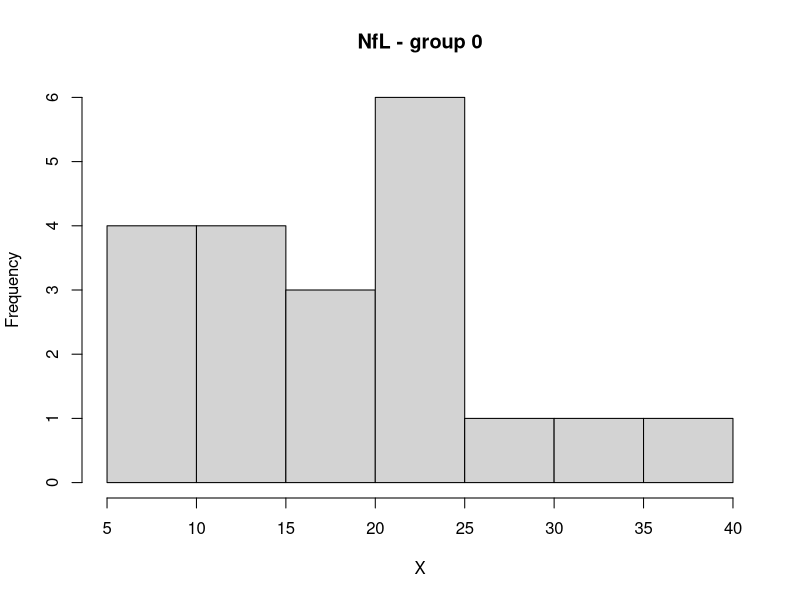
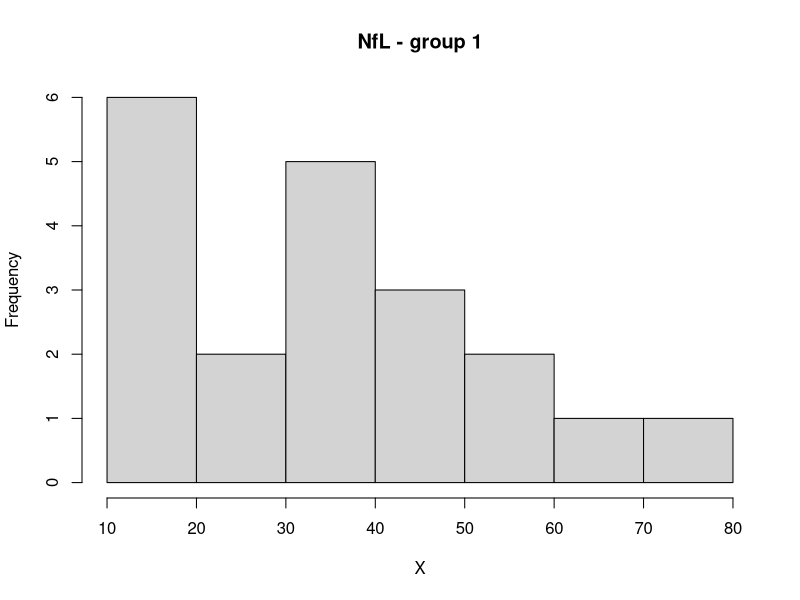
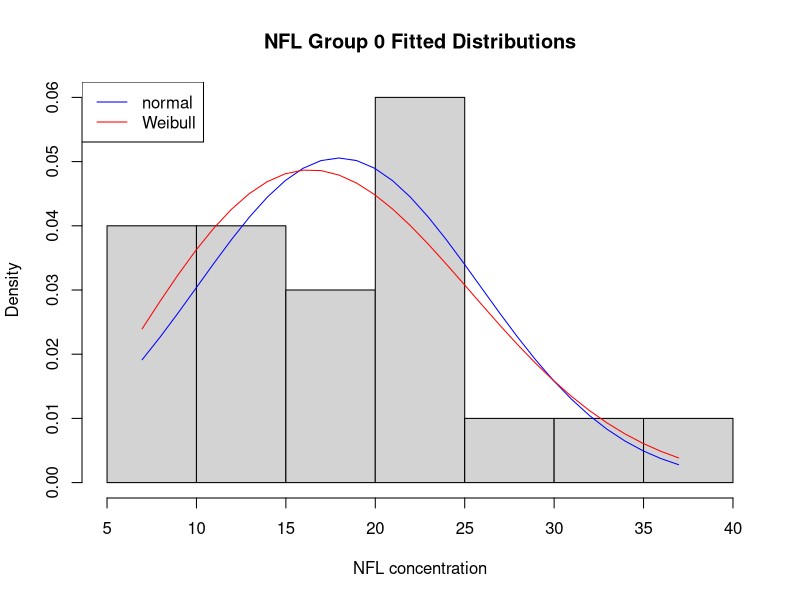
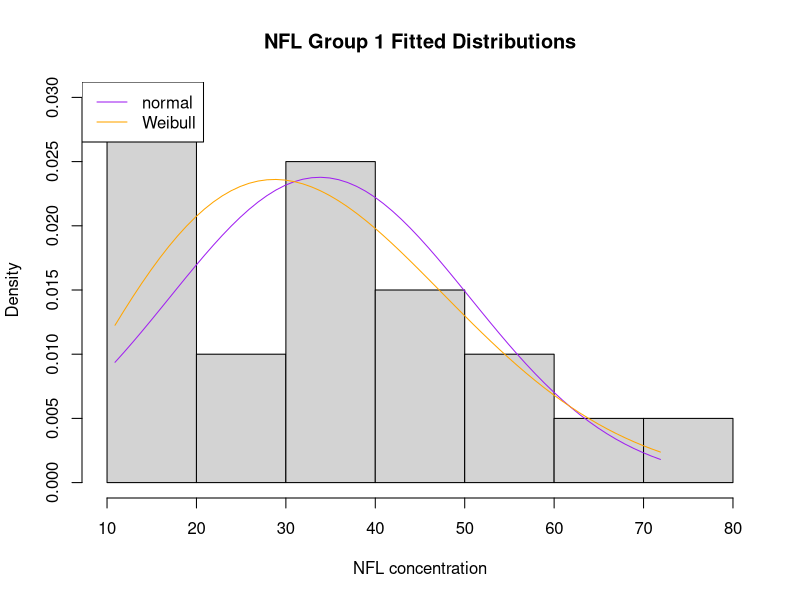
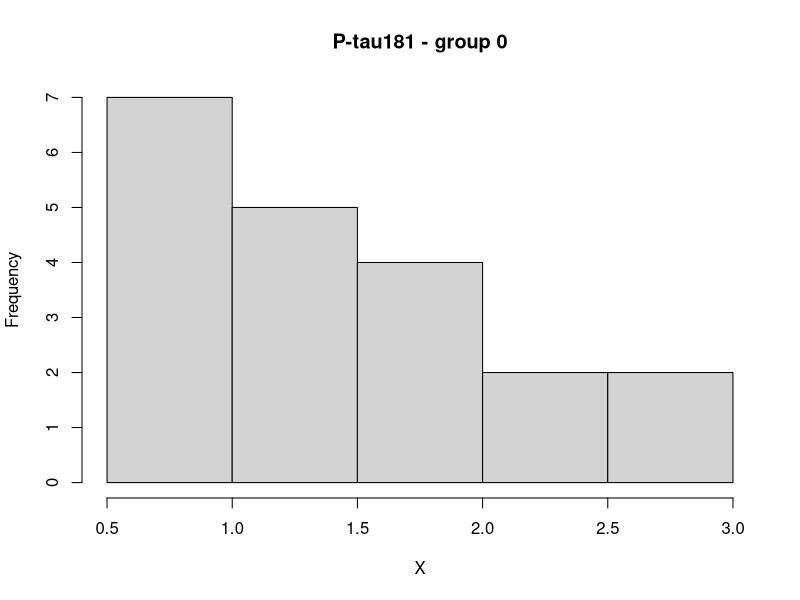
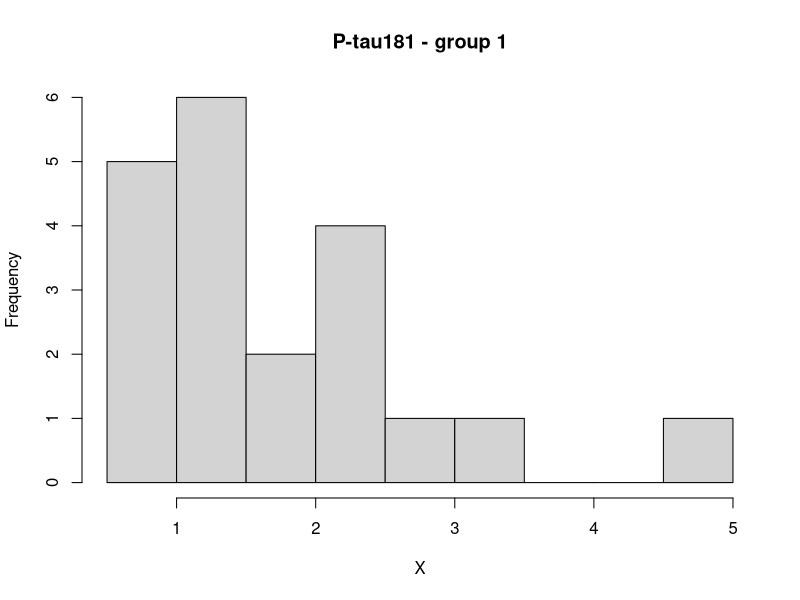
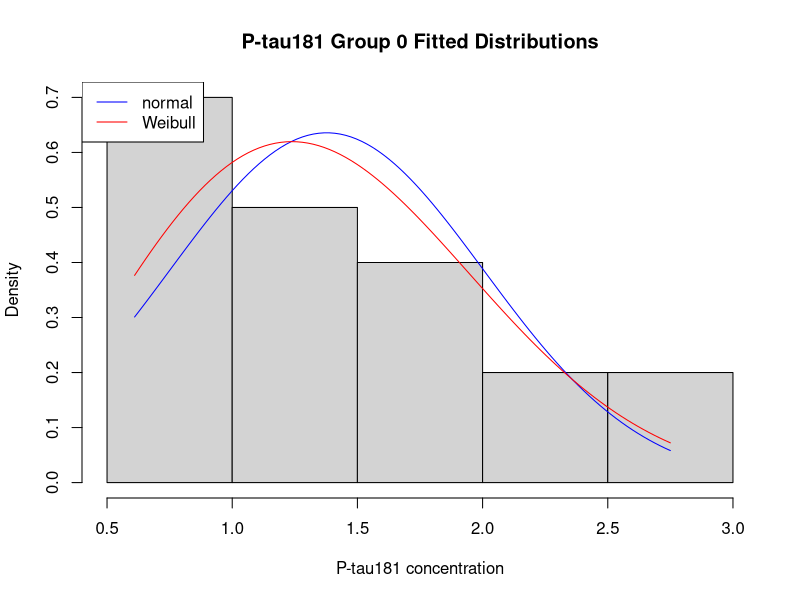
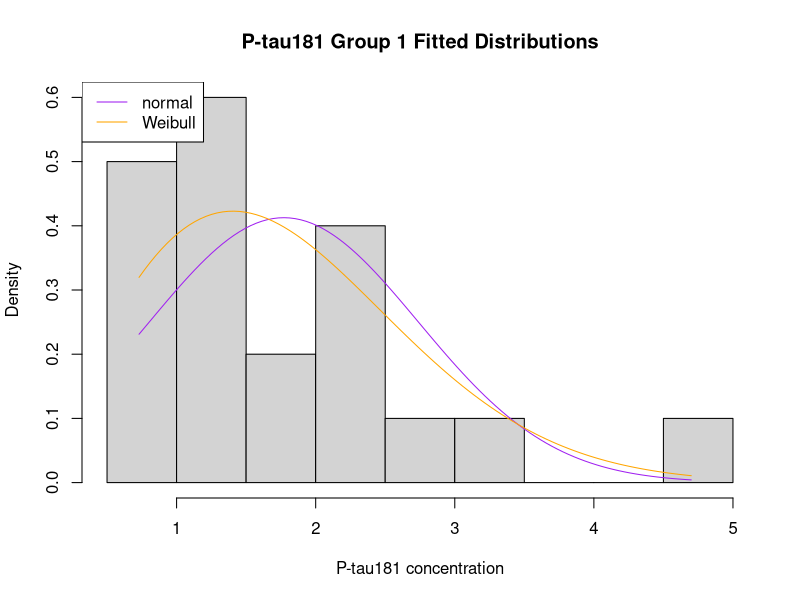

Recreate these plots in R, in order.
# Install packages
install.packages("tidyverse")
install.packages("car")
install.packages("ggplot2")
install.packages("fitdistrplus")

# Import packages
library(readr)
library(car)
library(dplyr)
library(MASS)
library(tidyverse)
library(ggplot2)
library(fitdistrplus)

data <- read.csv("data/Data_T1.csv")

# Examine data structure
head(data)
summary(data)

NFL_group_0 = data$NFL[data$GROUP == 0]
NFL_group_1 = data$NFL[data$GROUP == 1]

PTAU181_group_0 = data$PTAU181[data$GROUP == 0]
PTAU181_group_1 = data$PTAU181[data$GROUP == 1]


# ------------------------- Visualise NfL -------------------------------------

# Histograms with counts
hist(NFL_group_0, main = "NfL - group 0", xlab = "X")
hist(NFL_group_1, main = "NfL - group 1", xlab = "X")

# Fit the NFL data to the normal distribution
normal_params_0 <- fitdistr(NFL_group_0, "normal")
normal_params_1 <- fitdistr(NFL_group_1, "normal")
normal_params_0      # Added for visualisation
normal_params_1      # Added for visualisation

# Do fitted distributions for group 0 
height_min <- min(NFL_group_0)
height_max <- max(NFL_group_0)
x_pdf <- seq(height_min, height_max, 1)

weibull_params_0 <- fitdistr(NFL_group_0, "weibull")
# Then we sample from the pdfs using the parameter estimates
y_norm <- dnorm(x_pdf,
                mean = normal_params_0$estimate["mean"],
                sd   = normal_params_0$estimate["sd"])

y_weib <- dweibull(x_pdf,
                   shape = weibull_params_0$estimate["shape"],
                   scale = weibull_params_0$estimate["scale"])

# Plot the histogram and lines
hist(NFL_group_0, freq = FALSE, xlab = "NFL concentration", ylab = "Density", main = "NFL Group 0 Fitted Distributions")
lines(x_pdf, y_norm, col="blue")
lines(x_pdf, y_weib, col="red")
legend(x = "topleft", c("normal","Weibull"), col=c("blue","red"), lty = 1, cex = 1)

# Do fitted distributions for group 1 
height_min <- min(NFL_group_1)
height_max <- max(NFL_group_1)
x_pdf <- seq(height_min, height_max, 1)

weibull_params_1 <- fitdistr(NFL_group_1, "weibull")
# Then we sample from the pdfs using the parameter estimates
y_norm <- dnorm(x_pdf, 
                normal_params_1$estimate["mean"], 
                normal_params_1$estimate["sd"])
y_weib <- dweibull(x_pdf, 
                   weibull_params_1$estimate["shape"], 
                   weibull_params_1$estimate["scale"])


# Plot the histogram and lines
hist(NFL_group_1, freq = FALSE, xlab = "NFL concentration", ylab = "Density", main = "NFL Group 1 Fitted Distributions")
lines(x_pdf, y_norm, col="purple")
lines(x_pdf, y_weib, col="orange")
legend(x = "topleft", c("normal","Weibull"), col=c("purple","orange"), lty = 1, cex = 1)


# ------------------------- Visualise P-tau181 --------------------------------

# Histograms with counts
hist(PTAU181_group_0, main = "P-tau181 - group 0", xlab = "X")
hist(PTAU181_group_1, main = "P-tau181 - group 1", xlab = "X")

# Fit the P-tau181 data to the normal distribution
normal_params_0 <- fitdistr(PTAU181_group_0, "normal")
normal_params_1 <- fitdistr(PTAU181_group_1, "normal")
normal_params_0      # Added for visualisation
normal_params_1      # Added for visualisation

# Do fitted distributions for group 0 
height_min <- min(PTAU181_group_0)
height_max <- max(PTAU181_group_0)
x_pdf <- seq(height_min, height_max, length.out = 100)


weibull_params_0 <- fitdistr(PTAU181_group_0, "weibull")
# Then we sample from the pdfs using the parameter estimates
y_norm <- dnorm(x_pdf,
                mean = normal_params_0$estimate["mean"],
                sd   = normal_params_0$estimate["sd"])

y_weib <- dweibull(x_pdf,
                   shape = weibull_params_0$estimate["shape"],
                   scale = weibull_params_0$estimate["scale"])

# Plot the histogram and lines
hist(PTAU181_group_0, freq = FALSE, xlab = "P-tau181 concentration", ylab = "Density", main = "P-tau181 Group 0 Fitted Distributions")
lines(x_pdf, y_norm, col="blue")
lines(x_pdf, y_weib, col="red")
legend(x = "topleft", c("normal","Weibull"), col=c("blue","red"), lty = 1, cex = 1)

# Do fitted distributions for group 1 
height_min <- min(PTAU181_group_1)
height_max <- max(PTAU181_group_1)
x_pdf <- seq(height_min, height_max, length.out = 100)

weibull_params_1 <- fitdist(PTAU181_group_1, "weibull")
# Then we sample from the pdfs using the parameter estimates
y_norm <- dnorm(x_pdf, 
                normal_params_1$estimate["mean"], 
                normal_params_1$estimate["sd"])
y_weib <- dweibull(x_pdf, 
                   weibull_params_1$estimate["shape"], 
                   weibull_params_1$estimate["scale"])


# Plot the histogram and lines
hist(PTAU181_group_1, freq = FALSE, xlab = "P-tau181 concentration", ylab = "Density", main = "P-tau181 Group 1 Fitted Distributions")
lines(x_pdf, y_norm, col="purple")
lines(x_pdf, y_weib, col="orange")
legend(x = "topleft", c("normal","Weibull"), col=c("purple","orange"), lty = 1, cex = 1)


# More visualisation of the groups 
boxplot(NFL ~ GROUP, data = data, main = "NfL - both groups")
boxplot(PTAU181 ~ GROUP, data = data, main = "P-tau181 - both groups")

qqPlot(data$NFL[data$GROUP == 0], main = "NfL - group 0")
qqPlot(data$NFL[data$GROUP == 1], main = "NfL - group 1")

qqPlot(data$PTAU181[data$GROUP == 0], main = "NfL - group 0")
qqPlot(data$PTAU181[data$GROUP == 1], main = "NfL - group 1")

# Test for normality
shapiro.test(data$NFL[data$GROUP == 0])
shapiro.test(data$NFL[data$GROUP == 1])
shapiro.test(data$PTAU181[data$GROUP == 0])
shapiro.test(data$PTAU181[data$GROUP == 1])

# ---------------- Statistical analysis ----------------------------------------
# T-test for NfL (normal)
var.test(NFL ~ GROUP, data = data)
t.test(NFL ~ GROUP, data = data, var.equal = FALSE)

# Wilcoxon test for P-tau181 (not normal)
wilcox.test(PTAU181 ~ GROUP, data = data)

# --------------- Correlation --------------------------------------------------

# Correlation test. Filter only Group 0 (Control participants)
group1 <- subset(data, GROUP == 0)

# Scatter plot with regression line
ggplot(group1, aes(x = NFL, y = PTAU181)) +
  geom_point(color = "red", size = 3) +
  geom_smooth(method = "lm", se = TRUE, color = "black") +
  labs(
    title = "Correlation between NFL and P-tau181 (Group 0: Control)",
    x = "NFL (pg/mL)",
    y = "P-tau181 (pg/mL)"
  ) +
  theme_minimal(base_size = 14)

# Pearson correlation
cor(group1$NFL, group1$PTAU181, method = "pearson")

# Correlation test. Filter only Group 1 (AD participants)
group1 <- subset(data, GROUP == 1)

# Scatter plot with regression line
ggplot(group1, aes(x = NFL, y = PTAU181)) +
  geom_point(color = "red", size = 3) +
  geom_smooth(method = "lm", se = TRUE, color = "black") +
  labs(
    title = "Correlation between NFL and P-tau181 (Group 1: AD)",
    x = "NFL (pg/mL)",
    y = "P-tau181 (pg/mL)"
  ) +
  theme_minimal(base_size = 14)

# Pearson correlation
cor(group1$NFL, group1$PTAU181, method = "pearson")

# Correlation test. Scatter plot for ALL participants (Group 0 + Group 1 together)
ggplot(data, aes(x = NFL, y = PTAU181)) +
  geom_point(color = "blue", size = 3) +
  geom_smooth(method = "lm", se = TRUE, color = "black") +
  labs(
    title = "Correlation between NFL and P-tau181 (All Participants)",
    x = "NFL (pg/mL)",
    y = "P-tau181 (pg/mL)"
  ) +
  theme_minimal(base_size = 14)

# Pearson correlation across all participants
cor(data$NFL, data$PTAU181, method = "pearson")
